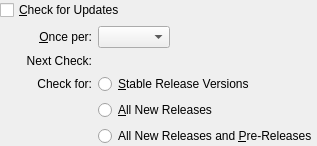
<ui version="4.0">
 <comment>
 VPox frontends: Qt GUI ("VirtualPox"):

 Copyright (C) 2008-2020 Oracle Corporation

 This file is part of VirtualPox Open Source Edition (OSE), as
 available from http://www.virtualpox.org. This file is free software;
 you can redistribute it and/or modify it under the terms of the GNU
 General Public License (GPL) as published by the Free Software
 Foundation, in version 2 as it comes in the "COPYING" file of the
 VirtualPox OSE distribution. VirtualPox OSE is distributed in the
 hope that it will be useful, but WITHOUT ANY WARRANTY of any kind.
 </comment>
 <class>UIGlobalSettingsUpdate</class>
 <widget class="QWidget" name="UIGlobalSettingsUpdate">
  <layout class="QGridLayout">
   <property name="margin">
    <number>0</number>
   </property>
   <item row="0" column="0" colspan="2">
    <widget class="QCheckBox" name="m_pCheckBoxUpdate">
     <property name="whatsThis">
      <string>When checked, the application will periodically connect to the VirtualPox website and check whether a new VirtualPox version is available.</string>
     </property>
     <property name="text">
      <string>&amp;Check for Updates</string>
     </property>
    </widget>
   </item>
   <item row="1" column="0">
    <spacer>
     <property name="orientation">
      <enum>Qt::Horizontal</enum>
     </property>
     <property name="sizeType">
      <enum>QSizePolicy::Fixed</enum>
     </property>
     <property name="sizeHint">
      <size>
       <width>20</width>
       <height>0</height>
      </size>
     </property>
    </spacer>
   </item>
   <item row="1" column="1">
    <widget class="QWidget" name="m_pContainerUpdate">
     <layout class="QGridLayout" name="m_pContainerLayoutUpdate">
      <property name="margin">
       <number>0</number>
      </property>
      <item row="0" column="0">
       <widget class="QLabel" name="m_pUpdatePeriodLabel">
        <property name="text">
         <string>&amp;Once per:</string>
        </property>
        <property name="alignment">
         <set>Qt::AlignRight|Qt::AlignTrailing|Qt::AlignVCenter</set>
        </property>
        <property name="buddy">
         <cstring>m_pComboBoxUpdatePeriod</cstring>
        </property>
       </widget>
      </item>
      <item row="0" column="1">
       <layout class="QHBoxLayout">
        <item>
         <widget class="QComboBox" name="m_pComboBoxUpdatePeriod">
          <property name="whatsThis">
           <string>Selects how often the new version check should be performed. Note that if you want to completely disable this check, just clear the above check box.</string>
          </property>
          <property name="sizePolicy">
           <sizepolicy vsizetype="Fixed" hsizetype="Minimum">
            <horstretch>0</horstretch>
            <verstretch>0</verstretch>
           </sizepolicy>
          </property>
         </widget>
        </item>
        <item>
         <spacer>
          <property name="orientation">
           <enum>Qt::Horizontal</enum>
          </property>
          <property name="sizeHint">
           <size>
            <width>0</width>
            <height>0</height>
           </size>
          </property>
         </spacer>
        </item>
       </layout>
      </item>
      <item row="1" column="0">
       <widget class="QLabel" name="m_pUpdateDateLabel">
        <property name="text">
         <string>Next Check:</string>
        </property>
        <property name="alignment">
         <set>Qt::AlignRight|Qt::AlignTrailing|Qt::AlignVCenter</set>
        </property>
       </widget>
      </item>
      <item row="1" column="1">
       <widget class="QLabel" name="m_pUpdateDateText"/>
      </item>
      <item row="2" column="0">
       <widget class="QLabel" name="m_pUpdateFilterLabel">
        <property name="text">
         <string>Check for:</string>
        </property>
        <property name="alignment">
         <set>Qt::AlignRight|Qt::AlignTrailing|Qt::AlignVCenter</set>
        </property>
       </widget>
      </item>
      <item row="2" column="1">
       <widget class="QRadioButton" name="m_pRadioUpdateFilterStable">
        <property name="whatsThis">
         <string>&lt;p>Choose this if you only wish to be notified about stable updates to VirtualPox.&lt;/p></string>
        </property>
        <property name="text">
         <string>&amp;Stable Release Versions</string>
        </property>
       </widget>
      </item>
      <item row="3" column="1">
       <widget class="QRadioButton" name="m_pRadioUpdateFilterEvery">
        <property name="whatsThis">
         <string>&lt;p>Choose this if you wish to be notified about all new VirtualPox releases.&lt;/p></string>
        </property>
        <property name="text">
         <string>&amp;All New Releases</string>
        </property>
       </widget>
      </item>
      <item row="4" column="1">
       <widget class="QRadioButton" name="m_pRadioUpdateFilterBetas">
        <property name="whatsThis">
         <string>&lt;p>Choose this to be notified about all new VirtualPox releases and pre-release versions of VirtualPox.&lt;/p></string>
        </property>
        <property name="text">
         <string>All New Releases and &amp;Pre-Releases</string>
        </property>
       </widget>
      </item>
     </layout>
    </widget>
   </item>
   <item row="2" column="0" colspan="2">
    <spacer>
     <property name="orientation">
      <enum>Qt::Vertical</enum>
     </property>
     <property name="sizeHint">
      <size>
       <width>0</width>
       <height>0</height>
      </size>
     </property>
    </spacer>
   </item>
  </layout>
 </widget>
 <resources/>
 <connections/>
</ui>
